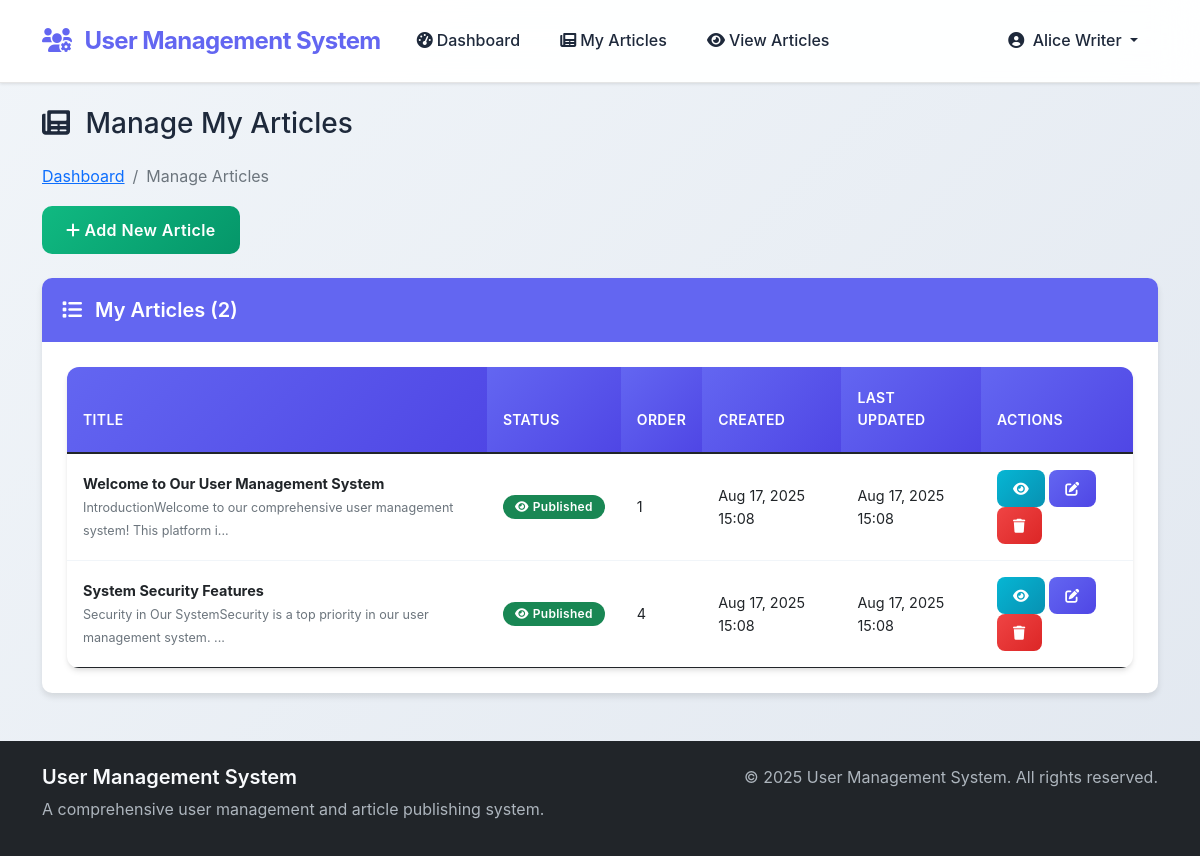
The app's page /dashboard/manage_articles.php (signed in) with its own data.
### tables this page shows
CREATE TABLE IF NOT EXISTS `articles` (
    `article_id` INT(11) NOT NULL AUTO_INCREMENT,
    `authorId` INT(11) NOT NULL,
    `article_title` VARCHAR(255) NOT NULL,
    `article_full_text` TEXT NOT NULL,
    `article_created_date` TIMESTAMP DEFAULT CURRENT_TIMESTAMP,
    `article_last_update` TIMESTAMP DEFAULT CURRENT_TIMESTAMP ON UPDATE CURRENT_TIMESTAMP,
    `article_display` ENUM('yes', 'no') DEFAULT 'yes',
    `article_order` INT(11) DEFAULT 0,
    PRIMARY KEY (`article_id`),
    KEY `authorId` (`authorId`),
    KEY `article_display` (`article_display`),
    KEY `article_created_date` (`article_created_date`),
    KEY `article_order` (`article_order`),
    CONSTRAINT `articles_ibfk_1` FOREIGN KEY (`authorId`) REFERENCES `users` (`userId`) ON DELETE CASCADE ON UPDATE CASCADE
);

### config/connection.php (called while the page is built, shortened)
<?php
class DatabaseConnection {
    private $connection;
    private static $instance = null;
    public static function getInstance() {
        if (self::$instance == null) {
            self::$instance = new DatabaseConnection();
        }
        return self::$instance;
    }
    private function connect() {
        try {
            $this->connection = new mysqli(DB_HOST, DB_USER, DB_PASSWORD, DB_NAME);
            $this->connection->set_charset("utf8");
        } catch (Exception $e) {
            error_log("Database connection error: " . $e->getMessage());
            die("Database connection failed. Please contact administrator.");
        }
    }
    public function prepare($query) {
        return $this->connection->prepare($query);
    }
}
?>

### includes/session.php (called while the page is built, shortened)
<?php
class SessionManager {
    public static function getCurrentUserId() {
        return $_SESSION['user_id'] ?? null;
    }
}
?>

### models/Article.php (called while the page is built, shortened)
<?php
class Article {
    private $db;
    public function __construct() {
        $this->db = DatabaseConnection::getInstance();
    }
    public function getByAuthor($authorId) {
        $stmt = $this->db->prepare("
            SELECT a.*, u.Full_Name as author_name
            FROM articles a
            JOIN users u ON a.authorId = u.userId
            WHERE a.authorId = ?
            ORDER BY a.article_created_date DESC
        ");
        $stmt->bind_param("i", $authorId);
        $stmt->execute();
        return $stmt->get_result()->fetch_all(MYSQLI_ASSOC);
    }
}
?>

### dashboard/manage_articles.php (the view, shortened to what this page needs)
<?php
require_once '../includes/session.php';
require_once '../includes/functions.php';
require_once '../models/Article.php';
$article = new Article();
$userId = SessionManager::getCurrentUserId();
$myArticles = $article->getByAuthor($userId);
include '../includes/header.php';
?>
<div class="row">
    <div class="col-12">
        <h1 class="h3 mb-4">
            <i class="fas fa-newspaper me-2"></i>
            Manage My Articles
        </h1>
        <?php echo generateBreadcrumb([
            ['text' => 'Dashboard', 'url' => 'dashboard.php'],
            ['text' => 'Manage Articles', 'url' => '#']
        ]); ?>
    </div>
</div>
<div class="row mb-4">
    <div class="col-12">
        <button type="button" class="btn btn-success" data-bs-toggle="modal" data-bs-target="#addArticleModal">
            <i class="fas fa-plus me-1"></i>Add New Article
        </button>
    </div>
</div>
<div class="row">
    <div class="col-12">
        <div class="card">
            <div class="card-header">
                <h5 class="mb-0">
                    <i class="fas fa-list me-2"></i>
                    My Articles (<?php echo count($myArticles); ?>)
                </h5>
            </div>
            <div class="card-body">
                <?php if (empty($myArticles)): ?>
                    <div class="text-center py-5">
                        <i class="fas fa-newspaper fa-3x text-muted mb-3"></i>
                        <h5 class="text-muted">No Articles Yet</h5>
                        <p class="text-muted mb-3">You haven't created any articles yet. Click the button above to create your first article.</p>
                        <button type="button" class="btn btn-success" data-bs-toggle="modal" data-bs-target="#addArticleModal">
                            <i class="fas fa-plus me-1"></i>Create First Article
                        </button>
                    </div>
                <?php else: ?>
                    <div class="table-responsive">
                        <table class="table table-hover">
                            <thead>
                                <tr>
                                    <th>Title</th>
                                    <th>Status</th>
                                    <th>Order</th>
                                    <th>Created</th>
                                    <th>Last Updated</th>
                                    <th>Actions</th>
                                </tr>
                            </thead>
                            <tbody>
                                <?php foreach ($myArticles as $articleData): ?>
                                    <tr class="searchable-row">
                                        <td>
                                            <strong><?php echo htmlspecialchars($articleData['article_title']); ?></strong>
                                            <br>
                                            <small class="text-muted">
                                                <?php echo truncateText(strip_tags($articleData['article_full_text']), 80); ?>
                                            </small>
                                        </td>
                                        <td>
                                            <?php if ($articleData['article_display'] === 'yes'): ?>
                                                <span class="badge bg-success status-published">
                                                    <i class="fas fa-eye me-1"></i>Published
                                                </span>
                                            <?php else: ?>
                                                <span class="badge bg-warning status-draft text-dark">
                                                    <i class="fas fa-edit me-1"></i>Draft
                                                </span>
                                            <?php endif; ?>
                                        </td>
                                        <td><?php echo $articleData['article_order']; ?></td>
                                        <td><?php echo formatDate($articleData['article_created_date']); ?></td>
                                        <td><?php echo formatDate($articleData['article_last_update']); ?></td>
                                        <td>
                                            <button type="button" class="btn btn-sm btn-info" onclick="viewArticle(<?php echo $articleData['article_id']; ?>)">
                                                <i class="fas fa-eye"></i>
                                            </button>
                                            <button type="button" class="btn btn-sm btn-primary" onclick="editArticle(<?php echo $articleData['article_id']; ?>)">
                                                <i class="fas fa-edit"></i>
                                            </button>
                                            <button type="button" class="btn btn-sm btn-danger" onclick="deleteArticle(<?php echo $articleData['article_id']; ?>, '<?php echo htmlspecialchars($articleData['article_title']); ?>')">
                                                <i class="fas fa-trash"></i>
                                            </button>
                                        </td>
                                    </tr>
                                <?php endforeach; ?>
                            </tbody>
                        </table>
                    </div>
                <?php endif; ?>
            </div>
        </div>
    </div>
</div>
<?php include '../includes/footer.php'; ?>

### assets/css/style.css (style rules this page uses)
:root { --primary-color: #6366f1; --primary-dark: #4f46e5; --primary-light: #a5b4fc; --secondary-color: #64748b; --success-color: #10b981; --danger-color: #ef4444; --warning-color: #f59e0b; --info-color: #06b6d4; --light-color: #f8fafc; --dark-color: #1e293b; --bg-gradient: linear-gradient(135deg, #667eea 0%, #764ba2 100%); --card-shadow: 0 4px 6px -1px rgba(0, 0, 0, 0.1), 0 2px 4px -1px rgba(0, 0, 0, 0.06); --card-shadow-hover: 0 10px 15px -3px rgba(0, 0, 0, 0.1), 0 4px 6px -2px rgba(0, 0, 0, 0.05); --border-radius: 12px; --transition: all 0.3s cubic-bezier(0.4, 0, 0.2, 1); }
* { box-sizing: border-box; }
body { font-family: 'Inter', -apple-system, BlinkMacSystemFont, 'Segoe UI', Roboto, sans-serif; background: linear-gradient(135deg, #f1f5f9 0%, #e2e8f0 100%); line-height: 1.6; color: var(--dark-color); min-height: 100vh; }
.table-responsive { border-radius: var(--border-radius); overflow: hidden; box-shadow: var(--card-shadow); background: white; }
.table { margin: 0; font-size: 0.9rem; }
.table thead th { background: linear-gradient(135deg, var(--primary-color) 0%, var(--primary-dark) 100%); color: white; border: none; font-weight: 600; padding: 20px 16px; font-size: 0.875rem; letter-spacing: 0.025em; text-transform: uppercase; }
.table tbody tr { border-bottom: 1px solid #f1f5f9; transition: var(--transition); }
.table tbody td { padding: 16px; vertical-align: middle; border-top: none; }
.table tbody tr:last-child { border-bottom: none; }
.btn { border-radius: 10px; font-weight: 600; padding: 12px 24px; transition: var(--transition); border: none; position: relative; overflow: hidden; letter-spacing: 0.025em; }
.btn::before { content: ''; position: absolute; top: 0; left: -100%; width: 100%; height: 100%; background: linear-gradient(90deg, transparent, rgba(255, 255, 255, 0.2), transparent); transition: var(--transition); }
.btn-primary { background: linear-gradient(135deg, var(--primary-color) 0%, var(--primary-dark) 100%); color: white; }
.btn-success { background: linear-gradient(135deg, var(--success-color) 0%, #059669 100%); color: white; }
.btn-danger { background: linear-gradient(135deg, var(--danger-color) 0%, #dc2626 100%); color: white; }
.btn-info { background: linear-gradient(135deg, var(--info-color) 0%, #0891b2 100%); color: white; }
.btn-sm { padding: 8px 16px; font-size: 0.875rem; border-radius: 8px; }
.card { border: none; border-radius: 10px; box-shadow: 0 4px 6px rgba(0, 0, 0, 0.1); }
.card-header { background-color: var(--primary-color); color: white; border-radius: 10px 10px 0 0 !important; padding: 20px; border: none; }
.card-header h5 { margin: 0; font-weight: 600; }
.card-body { padding: 25px; }
.badge { font-size: 0.75rem; padding: 6px 12px; border-radius: 20px; }
.status-published { background-color: var(--success-color); }
.badge { border-radius: 20px; padding: 6px 12px; font-weight: 600; font-size: 0.75rem; letter-spacing: 0.025em; }

### records on screen
articles: article_title "Welcome to Our User Management System", article_full_text "IntroductionWelcome to our comprehensive user management system! This platform i...", article_display "yes" (drawn), article_order "1", article_created_date "Aug 17, 2025 15:08", article_last_update "Aug 17, 2025 15:08"
articles: article_title "System Security Features", article_full_text "Security in Our SystemSecurity is a top priority in our user management system. ...", article_display "yes" (drawn), article_order "4", article_created_date "Aug 17, 2025 15:08", article_last_update "Aug 17, 2025 15:08"

### other values on screen
APP_NAME "User Management System"
SessionManager::getCurrentFullName() "Alice Writer"
$item['text'] "Dashboard"
$item['text'] "Manage Articles"
count($myArticles) "2"
